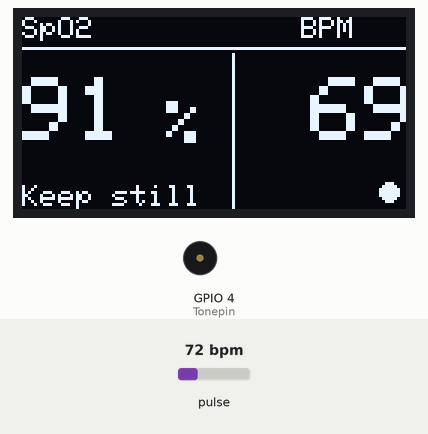
A sketch run on a simulated ESP32. On the bench: 128×64 one-colour display, buzzer (waves = sounding). The test bench sets the inputs (shaded band); at power-on: pulse 72 bpm.

Above: at 2.0 s.
2.1 s: pulse set to 42 bpm
At 4.3 s:
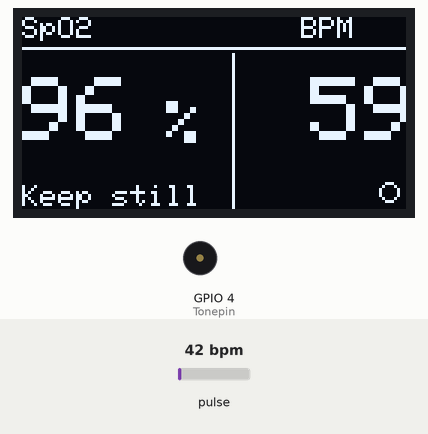
5.1 s: pulse set to 70 bpm
At 6.1 s:
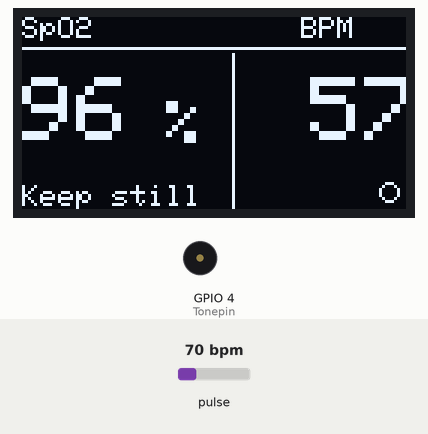
7.1 s: pulse set to 92 bpm
At 9.2 s:
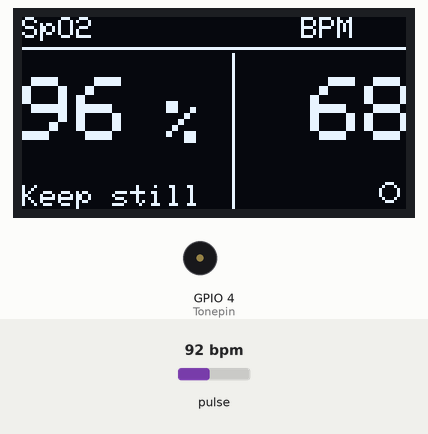
9.4 s: pulse set to 96 bpm
At 11.7 s:
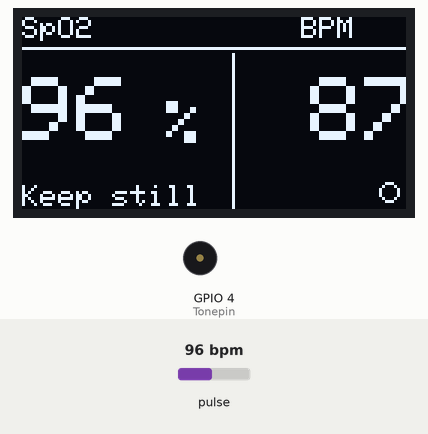
Timing chart, 0 to 12.9 s (numbered marks = the images above; inputs shaded):
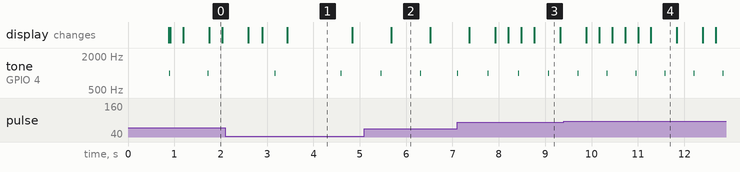

The sketch:

main.ino
```cpp
#include <Wire.h>
#include <Adafruit_GFX.h>
#include <Adafruit_SSD1306.h>
#include "MAX30105.h"
#include "heartRate.h"


#ifndef IRAM_ATTR
#define IRAM_ATTR
#endif

//螢幕
#define SCREEN_WIDTH 128
#define SCREEN_HEIGHT 64
#define OLED_RESET -1
#define OLED_ADDR 0x3C

Adafruit_SSD1306 display(SCREEN_WIDTH, SCREEN_HEIGHT, &Wire, OLED_RESET);

//初始
const int Tonepin = 4;
MAX30105 particleSensor;
bool oledReady = false;
bool sensorReady = false;

// 血氧
#define FINGER_ON 7000
#define MINIMUM_SPO2 90.0

const byte RATE_SIZE = 8;
byte rates[RATE_SIZE];
byte rateSpot = 0;
byte validRateCount = 0;
long lastBeat = 0;
float beatsPerMinute = 0;
int beatAvg = 0;

int sampleCount = 0;
const int numSamples = 30;
double avered = 0, aveir = 0;
double sumirrms = 0, sumredrms = 0;
double SpO2 = 0, ESpO2 = 90.0;
const double FSpO2 = 0.7;
const double frate = 0.95;

unsigned long lastDisplayUpdate = 0;
const unsigned long DISPLAY_INTERVAL = 250; // 刷新250ms

// 工具
void resetReadings() {
  for (byte i = 0; i < RATE_SIZE; i++) rates[i] = 0;
  rateSpot = 0;
  validRateCount = 0;
  lastBeat = 0;
  beatsPerMinute = 0;
  beatAvg = 0;

  sampleCount = 0;
  avered = 0;
  aveir = 0;
  sumirrms = 0;
  sumredrms = 0;
  SpO2 = 0;
  ESpO2 = 90.0;
}

void printCentered(const char *text, int y, int textSize) {
  display.setTextSize(textSize);
  int16_t x1, y1;
  uint16_t w, h;
  display.getTextBounds(text, 0, y, &x1, &y1, &w, &h);
  display.setCursor((SCREEN_WIDTH - w) / 2, y);
  display.print(text);
}

void drawBootScreen(const char *line1, const char *line2) {
  if (!oledReady) return;
  display.clearDisplay();
  display.setTextColor(SSD1306_WHITE);
  printCentered(line1, 16, 1);
  printCentered(line2, 34, 1);
  display.display();
}

void drawMainScreen(bool fingerOn) {
  if (!oledReady) return;

  display.clearDisplay();
  display.setTextColor(SSD1306_WHITE);
  display.setTextWrap(false);

  if (!fingerOn) {
    printCentered("PULSE OXIMETER", 2, 1);
    display.drawFastHLine(0, 13, 128, SSD1306_WHITE);
    printCentered("PLACE FINGER", 26, 1);
    printCentered("ON SENSOR", 42, 1);
    display.display();
    return;
  }

  display.setTextSize(1);
  display.setCursor(0, 0);
  display.print("SpO2");
  display.setCursor(93, 0);
  display.print("BPM");
  display.drawFastHLine(0, 10, 128, SSD1306_WHITE);

  display.setTextSize(3);
  display.setCursor(0, 20);
  if (beatAvg > 30 && ESpO2 >= 90.0) {
    display.print((int)(ESpO2 + 0.5));
  } else {
    display.print("--");
  }

  display.setTextSize(2);
  display.setCursor(48, 28);
  display.print("%");

  display.drawFastVLine(70, 12, 52, SSD1306_WHITE);
  display.setTextSize(3);
  display.setCursor(78, 20);
  if (beatAvg > 0) {
    if (beatAvg < 100) display.print(" ");
    display.print(beatAvg);
  } else {
    display.print("--");
  }


  display.setTextSize(1);
  display.setCursor(0, 56);
  if (beatAvg > 30) {
    display.print("Keep still");
  } else {
    display.print("Measuring...");
  }


  if (millis() - lastBeat < 180) {
    display.fillCircle(122, 58, 3, SSD1306_WHITE);
  } else {
    display.drawCircle(122, 58, 3, SSD1306_WHITE);
  }

  display.display();
}

void setup() {
  Serial.begin(115200);

  oledReady = display.begin(SSD1306_SWITCHCAPVCC, OLED_ADDR);
  if (oledReady) {
    display.clearDisplay();
    display.setTextColor(SSD1306_WHITE);
    drawBootScreen("Hello", "Starting...");
  } else {
    Serial.println("OLED not found. Check I2C address/wiring.");
  }

  if (!particleSensor.begin(Wire, I2C_SPEED_FAST)) {
    Serial.println("MAX30105 was not found. Check wiring/power.");
    drawBootScreen("SENSOR ERROR", "CHECK WIRING");
    return;
  }

  sensorReady = true;

  // ledBrightness, sampleAverage, ledMode, sampleRate, pulseWidth, adcRange
  particleSensor.setup(0x7F, 4, 2, 800, 215, 16384);
  particleSensor.enableDIETEMPRDY();
  particleSensor.setPulseAmplitudeRed(0x24);
  particleSensor.setPulseAmplitudeIR(0x24);
  particleSensor.setPulseAmplitudeGreen(0);

  delay(800);
  drawMainScreen(false);
}

// mainloop
void loop() {
  if (!sensorReady) {
    delay(1000);
    return;
  }

  long irValue = particleSensor.getIR();
  bool fingerOn = (irValue > FINGER_ON);

  if (fingerOn) {
    if (checkForBeat(irValue)) {
      long delta = millis() - lastBeat;
      lastBeat = millis();

      beatsPerMinute = 60.0 / (delta / 1000.0);

      if (beatsPerMinute > 20 && beatsPerMinute < 255) {
        rates[rateSpot++] = (byte)beatsPerMinute;
        rateSpot %= RATE_SIZE;
        if (validRateCount < RATE_SIZE) validRateCount++;

        int total = 0;
        for (byte i = 0; i < validRateCount; i++) total += rates[i];
        beatAvg = total / validRateCount;

        tone(Tonepin, 1000, 10);
      }
    }


    particleSensor.check();
    while (particleSensor.available()) {
      uint32_t red = particleSensor.getFIFORed();
      uint32_t ir = particleSensor.getFIFOIR();

      double fred = (double)red;
      double fir = (double)ir;

      avered = avered * frate + fred * (1.0 - frate);
      aveir = aveir * frate + fir * (1.0 - frate);

      sumredrms += (fred - avered) * (fred - avered);
      sumirrms += (fir - aveir) * (fir - aveir);

      sampleCount++;
      if (sampleCount >= numSamples) {
        if (avered > 0 && aveir > 0 && sumirrms > 0) {
          double R = (sqrt(sumredrms) / avered) / (sqrt(sumirrms) / aveir);
          SpO2 = -23.3 * (R - 0.4) + 100.0;
          ESpO2 = FSpO2 * ESpO2 + (1.0 - FSpO2) * SpO2;

          if (ESpO2 <= MINIMUM_SPO2) ESpO2 = MINIMUM_SPO2;
          if (ESpO2 > 100.0) ESpO2 = 99.9;
        }

        sumredrms = 0.0;
        sumirrms = 0.0;
        sampleCount = 0;
      }

      particleSensor.nextSample();
    }
  } else {
    resetReadings();
  }

  if (millis() - lastDisplayUpdate >= DISPLAY_INTERVAL) {
    drawMainScreen(fingerOn);
    lastDisplayUpdate = millis();
  }
}
```

Measured:
- after the input at 2.1 s, tone on GPIO 4 (Tonepin): alternates 1000 Hz for 0.01 s and silent for 1.4 s, starting after 1.1 s
- after the input at 5.1 s, the display: changes after 0.58 s (image 2)
- by itself, tone on GPIO 4 (Tonepin): alternates 1000 Hz for 0.01 s and silent for 0.82 s
- what the display in image 1 shows lasts 1.4 s, from 3.4 s to 4.8 s
- what the display in image 2 shows lasts 0.8 s, from 5.7 s to 6.5 s
- what the display in image 3 shows lasts 0.5 s, from 8.8 s to 9.3 s
